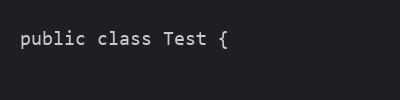

Reproduce this figure in Python.
from PIL import Image, ImageDraw, ImageFont
import os

font_path = r"C:\Windows\Fonts\consola.ttf"
if not os.path.exists(font_path):
    font_path = r"C:\Windows\Fonts\cour.ttf"

font = ImageFont.truetype(font_path, 20)
im = Image.new("RGB", (400, 100), color=(30, 31, 34))
draw = ImageDraw.Draw(im)
draw.text((20, 30), "public class Test {", fill=(200, 200, 200), font=font)
im.save(r"scratch\test_pil.png")
print("Saved test_pil.png successfully!", os.path.getsize(r"scratch\test_pil.png"))
